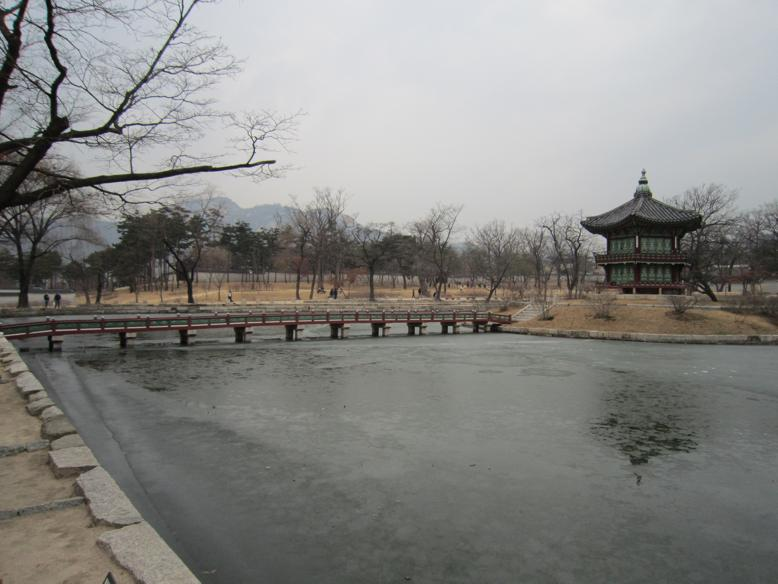
%> input picture MATLAB/seoul1.jpg, 778 x 584 px
$ octave featureMatch.m   (GNU Octave 9; MATLAB toolbox functions it lacks are replaced by stand-ins)
%> lines starting %> are read from the running program, lines starting %| are printed output that depends on the picture
% Aaron Thomas
% Prints feature matching across images.
% tested on Matlab r2014a with Computer Vision System Toolbox
% solution is based on RANSAC with randomness
% every time you run this code, it may produce slightly different results

%% Read images
colorA = imread('seoul1.jpg');
%> colorA is the input picture: size 584x778x3 uint8; mean R, G, B 133.6, 133.3, 130.4
colorB = imread('seoul2.jpg');
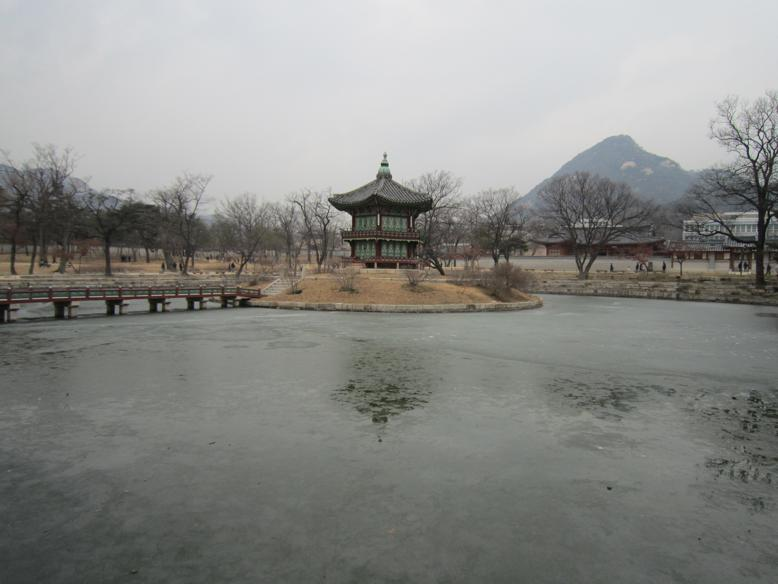
%> input picture MATLAB/seoul2.jpg, 778 x 584 px
%> colorB is the input picture: size 584x778x3 uint8; mean R, G, B 137.4, 138.2, 135

figure;
subplot(1,2,1); imshow(colorA); title('Input image A');
subplot(1,2,2); imshow(colorB); title('Input image B');

%% Convert color image to gray scale for feature extraction
grayA = rgb2gray(colorA);
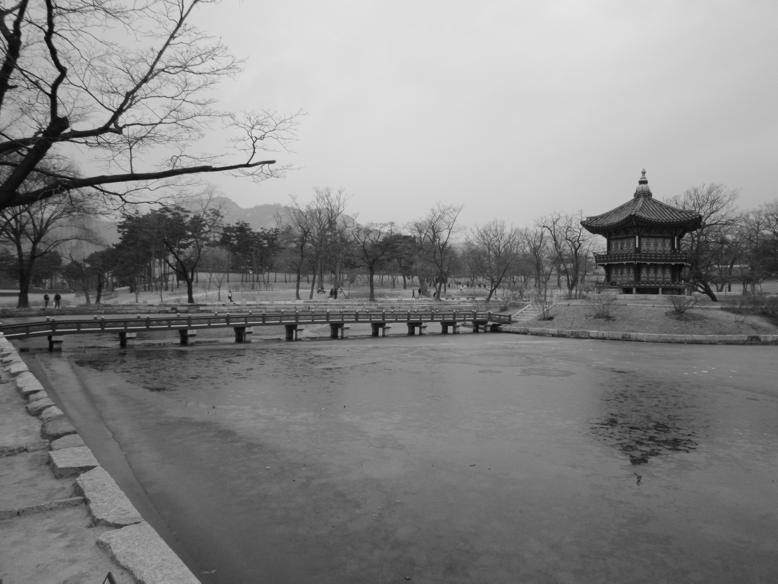
%> grayA: size 584x778 uint8; min 1, max 235, mean 133
grayB = rgb2gray(colorB);

%% Detect keypoints
%> (the run ends here)
